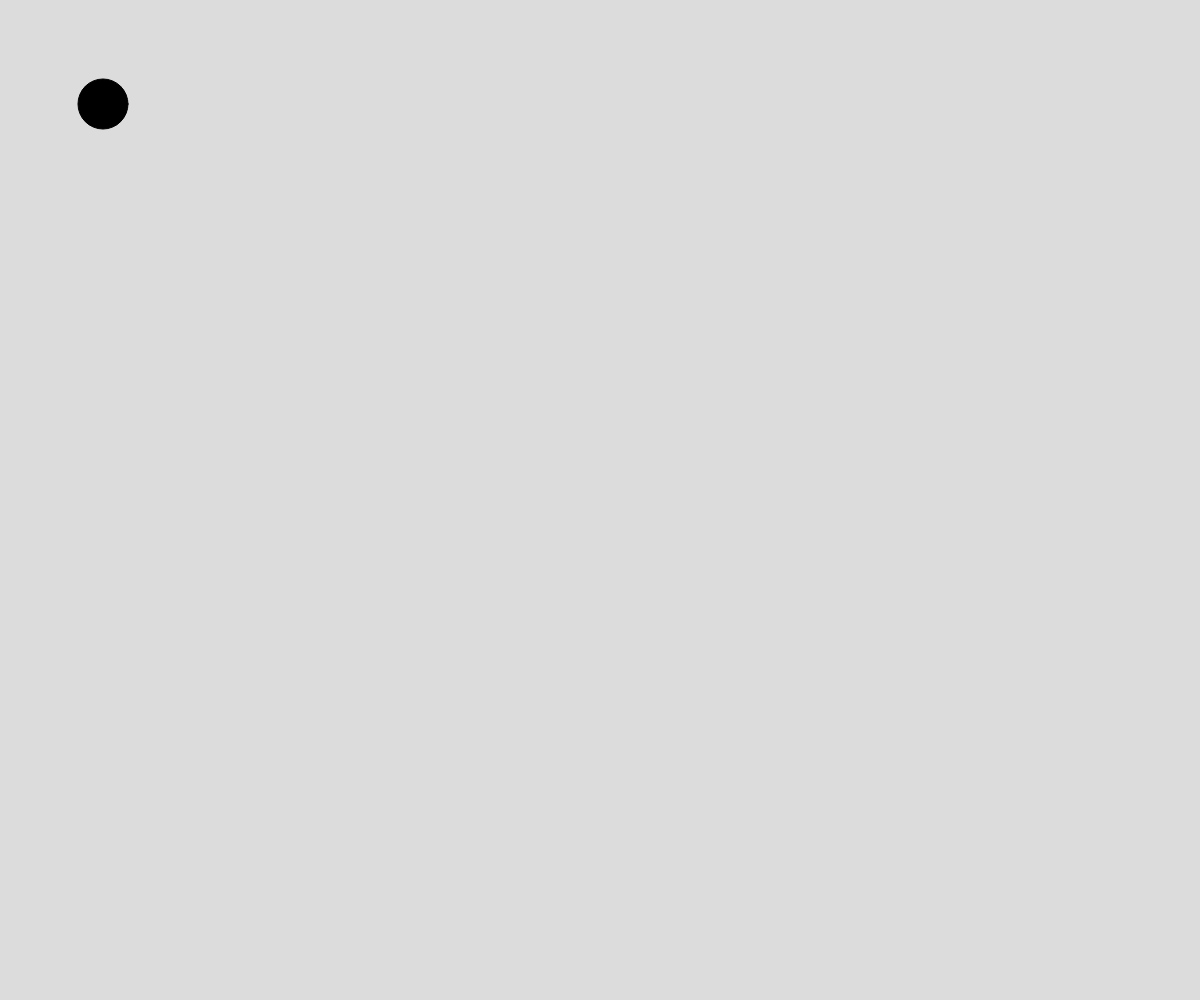
Frame 1 (no input)
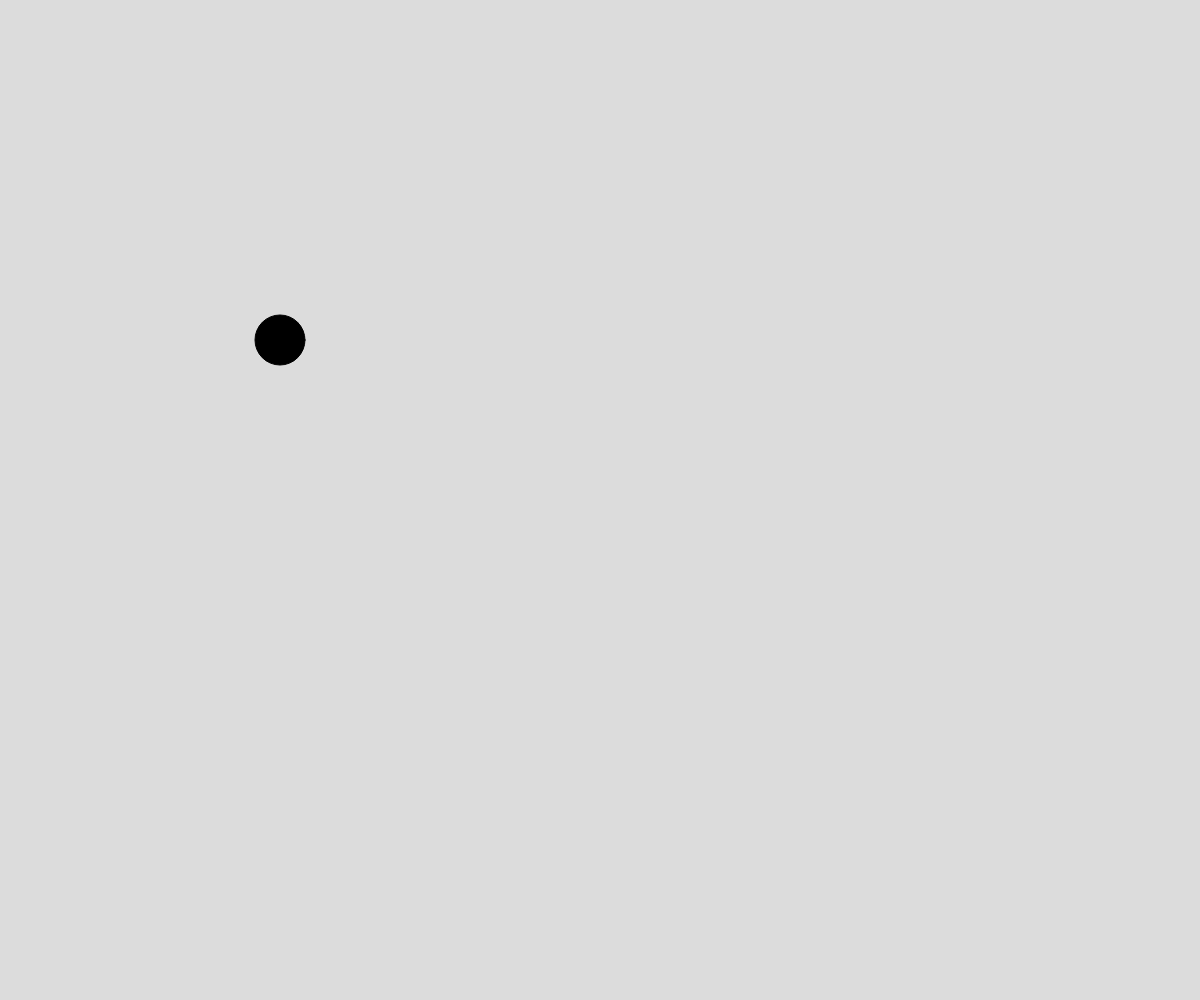
Frame 60 (no input)
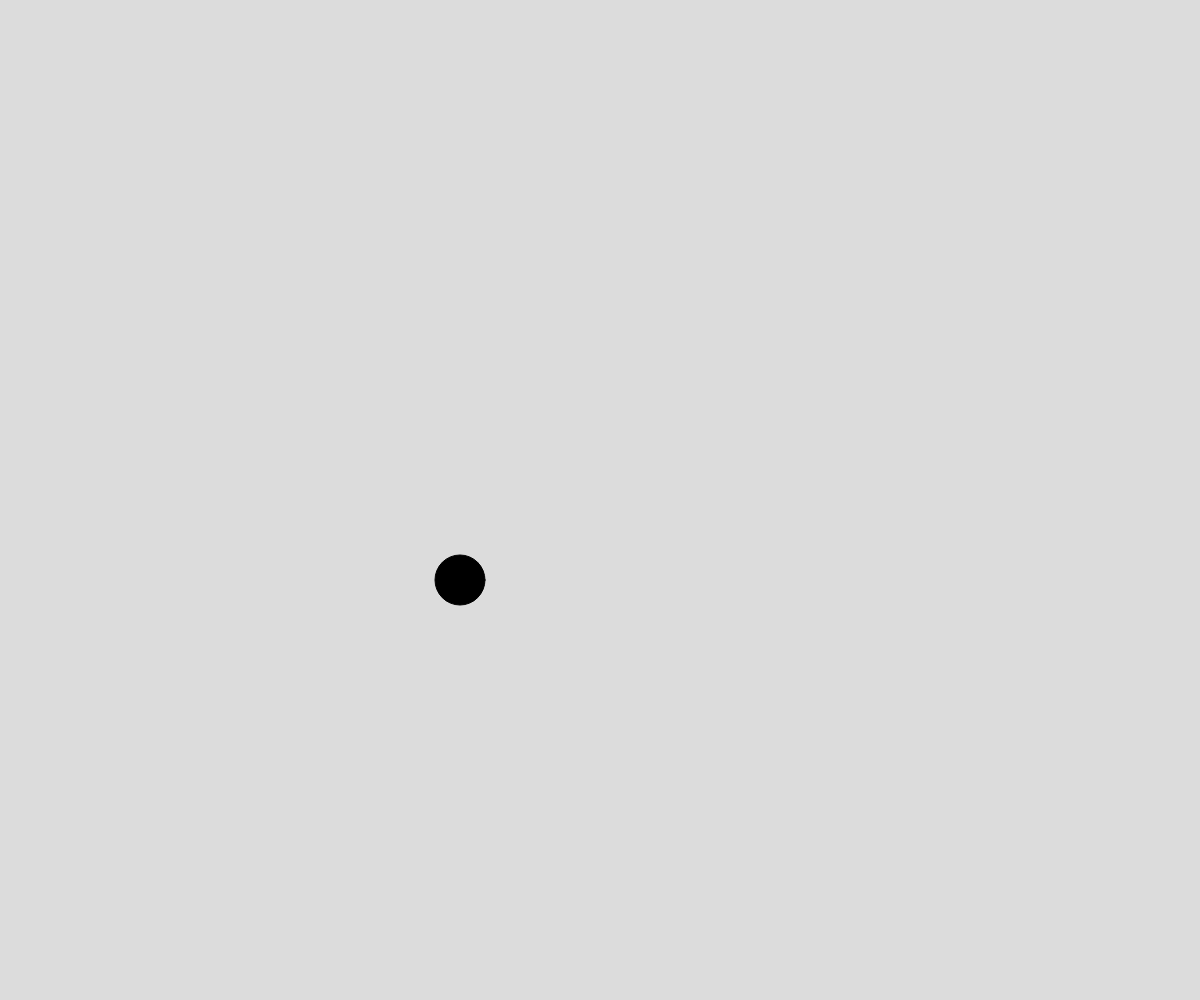
Frame 120 (the mouse pressed at the canvas centre since frame 60)

The p5.js sketch that drew these frames (run headless with seeded random() and noise() and a simulated clock; from frame 60 on, the mouse is pressed at the canvas centre):

// p5.js sketch
// ── sketch.js
// Project Title
// Your Name
// Date
//
// Extra for Experts:
// - describe what you did to take this project "above and beyond"

class ball {
  constructor(x, y, dx, dy, r){
    this.pos = [x, y];
    this.velocity = [dx, dy];
    this.radius = r;
  }
  updatePos(Xmax, Ymax){
    for(let i=0; i<2; i++){
      this.pos[i] += this.velocity[i];
    }
    this.pos[0] = (this.pos[0]-this.radius)%(Xmax-this.radius*2)+this.radius;
    this.pos[1] = (this.pos[1]-this.radius)%(Ymax-this.radius*2)+this.radius;
  }
}

let myBall = new ball(100, 100, 3, 4, 25);

function setup() {
  createCanvas(windowWidth, windowHeight);
  fill(0);
}

function draw() {
  background(220);
  myBall.updatePos(width, height);
  circle(myBall.pos[0], myBall.pos[1], myBall.radius*2);
}
